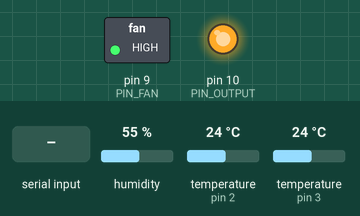
This sketch was run on a simulated Arduino Uno, built with avr-gcc and run on an emulated ATmega328P. On the bench: switched loads named in the sketch (green lamp = pin HIGH), output pins drawn as LEDs (lit = HIGH). Inputs (shaded band) come from the test bench; at power-on: temperature (sensors on pin 3, pin 2) 24 °C, humidity 55 %. What the sketch prints to the serial monitor is not drawn.

Above: at 1.8 s.
1.9 s: temperature (sensor on pin 3) set to 29.3 °C
8.4 s: temperature (sensor on pin 3) set to 30.7 °C
At 9.1 s:
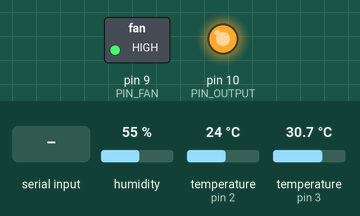
14.9 s: "s" received over Serial
At 16.8 s:
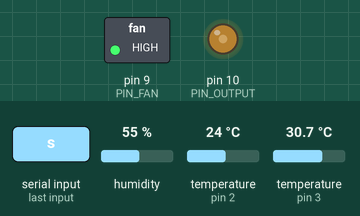
20.9 s: temperature (sensor on pin 3) set to 12 °C
At 21.6 s:
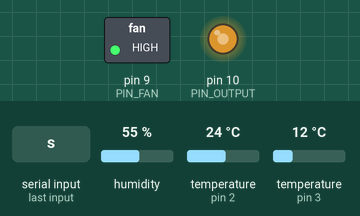
24.7 s: "m90\n" received over Serial
28.1 s: "a90\n" received over Serial
At 29.1 s:
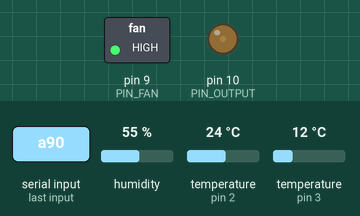
Timing chart, 0 to 32.6 s (numbered marks = the images above; inputs shaded):
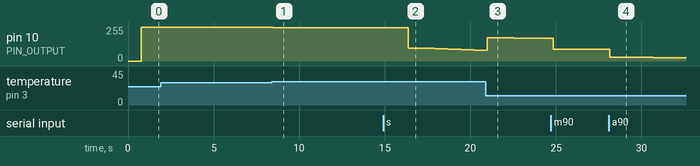

The sketch:

Control_Temp_PID.ino
```cpp
/********************************************************
  * Reading temp to control analog PWM
 ********************************************************/


//DHT
 //Libraries DHT:https://github.com/adafruit/DHT-sensor-library
 // Conectar VDD/VCC a 3.3V o 5V de Arduino
 // GND a Ground
 // Out/data al pin 2
 #include <DHT.h>
 //Constants
 #define DHTPIN 2     // what pin we're connected to
 #define DHTTYPE DHT22   // DHT 22  (AM2302)
 DHT dht(DHTPIN, DHTTYPE); //// Initialize DHT sensor for normal 16mhz Arduino
 //Variables
 int chk;
 float hum;  //Stores humidity value
 float temp; //Stores temperature value
 float aaa;

//sensor DS18B20
 #include <OneWire.h>  //https://github.com/PaulStoffregen/OneWire
 #include <DallasTemperature.h>  //https://github.com/milesburton/Arduino-Temperature-Control-Library
  //Conexiones
  // (sensor pin3)Vdd a +5V arduino
  // (sensor pin2)Data  a digital 3 arduino
  // (sensor pin1)Gnd a gnd arduino

 // Data wire is plugged into pin 2 on the Arduino
 #define ONE_WIRE_BUS 3

 // Setup a oneWire instance to communicate with any OneWire devices
 // (not just Maxim/Dallas temperature ICs)
 OneWire oneWire(ONE_WIRE_BUS);

 // Pass our oneWire reference to Dallas Temperature.
 DallasTemperature sensors(&oneWire);
float tempPeltierH, tempPeltierC;

//PID parameters
#include <PID_v1.h> //https://github.com/br3ttb/Arduino-PID-Library/

//#define PIN_INPUT 0
#define PIN_OUTPUT 10 // PWM capable
#define PIN_FAN 9 // PWM capable


//Define Variables we'll be connecting to
double Setpoint, Input, Output;

int pwm;
char inByte ;
int value;
boolean overTemp, bangBang, manualOverride;

//Specify the links and initial tuning parameters
double Kp=5, Ki=1, Kd=0;
PID myPID(&Input, &Output, &Setpoint, Kp, Ki, Kd, DIRECT);

void setup()
{
  Serial.begin(9600);
  dht.begin(); //Start DHT lib
  sensors.begin(); //Start DallasTemperature for DS18B20
  //initialize the variables we're linked to

  Setpoint = 30;

  pinMode(PIN_FAN, OUTPUT);
  pinMode(PIN_OUTPUT, OUTPUT);
  //turn the PID on
  myPID.SetOutputLimits(0, 255);
  myPID.SetMode(AUTOMATIC);

  digitalWrite(PIN_FAN, HIGH);
  aaa=0;
}

void loop()
{
  //Read data from DHT and store it to variables hum and temp
  hum = dht.readHumidity();
  temp= dht.readTemperature();

  //Print temp and humidity values to serial monitor
  Serial.print("RH: ");
  Serial.print(hum);
  Serial.print(" %, Temp: ");
  Serial.print(temp);
  Serial.print(" C ");

  // call DS18B20 sensors.requestTemperatures() to issue a global temperature
  sensors.requestTemperatures(); // Send the command to get temperatures
  Serial.print(" PeltierTemp: ");
  tempPeltierH = sensors.getTempCByIndex(0);
  Serial.print(tempPeltierH); //


  if (tempPeltierH>80) {
    myPID.SetMode(MANUAL);
    Output=0;
    overTemp=true;
  } else if (overTemp && tempPeltierH < 60 ){
    myPID.SetMode(AUTOMATIC);
    overTemp=false;
    Output=0;
  }

  if (Serial.available()) {   //recibe comando por serial a,m,s,p,i,d,? seguido de un número ej a0, m100, s30
    //a: control en auto
    //mX: control manual, output= X
    //sX: fija el setpoint=X
    //pX: hace Kp=X
    //iX: hace Ki=X
    //dX: hace Kd=X
    //?: control en auto
    inByte = Serial.read();
    value=Serial.parseInt();
    constrain(value,0,255);
    Serial.print("Read! ");

    Serial.print(inByte);
    Serial.print(": ");
    Serial.println(value);

  switch (inByte) {
    case 'a': //pone el controlador en automático
      myPID.SetMode(AUTOMATIC);
      manualOverride=false;
      break;
    case 'm':  //pone el control en modo manual (control apagado), y setea el output
      myPID.SetMode(MANUAL);
      Output=value;
      manualOverride = true;
      break;
    case 's':   //Cambia el setpoint del controlador
      Setpoint=value;
      break;
    case 'p':   //Cambia el setpoint del controlador
      Kp= value;
      myPID.SetTunings(Kp, Ki, Kd) ;
      break;
    case 'i':   //Cambia el setpoint del controlador
      Ki= value;
      myPID.SetTunings(Kp, Ki, Kd) ;
      break;
    case 'd':   //Cambia el setpoint del controlador
      Kd= value;
      myPID.SetTunings(Kp, Ki, Kd) ;
      break;
    case '?':   //Cambia el setpoint del controlador
      Serial.println();
      Serial.print(" Kp ");
      Serial.print(myPID.GetKp());
      Serial.print(" Ki ");
      Serial.print(myPID.GetKi());
      Serial.print(" Kd ");
      Serial.println(myPID.GetKd());

      break;
    default: ;

    }

  }

  if (Setpoint- tempPeltierH >3) {
    myPID.SetMode(MANUAL);
    if (tempPeltierH != -127) {
      Output=255;
      } else {
        Output=aaa;
        }
    bangBang=true;
//  } else if (Setpoint- temp > -10){
//    myPID.SetMode(MANUAL);
//    Output=0;
//    bangBang=true;
  } else if (bangBang && !manualOverride) {
    myPID.SetMode(AUTOMATIC);
    bangBang=false;
    Output=0;
  }

  Input = tempPeltierH;
  myPID.Compute();
  aaa=Output;
  Serial.print(" Pid On?: ");
  Serial.print(myPID.GetMode());
  Serial.print(" Out: ");
  Serial.println(Output);
  analogWrite(PIN_OUTPUT, Output);

}
```

Measured:
- after the input at 1.9 s, every drawn part: stays the same
- after the input at 8.4 s, pin 10 (PIN_OUTPUT): 255/255 → 251/255 after 0.07 s, → 250/255 6.1 s later
- after the input at 14.9 s, pin 10 (PIN_OUTPUT): moves from 250/255 to 82/255 over 3.8 s, starting after 1.5 s
- after the input at 28.1 s, pin 10 (PIN_OUTPUT): moves from 90/255 to 24/255 over 4.1 s, starting at once
